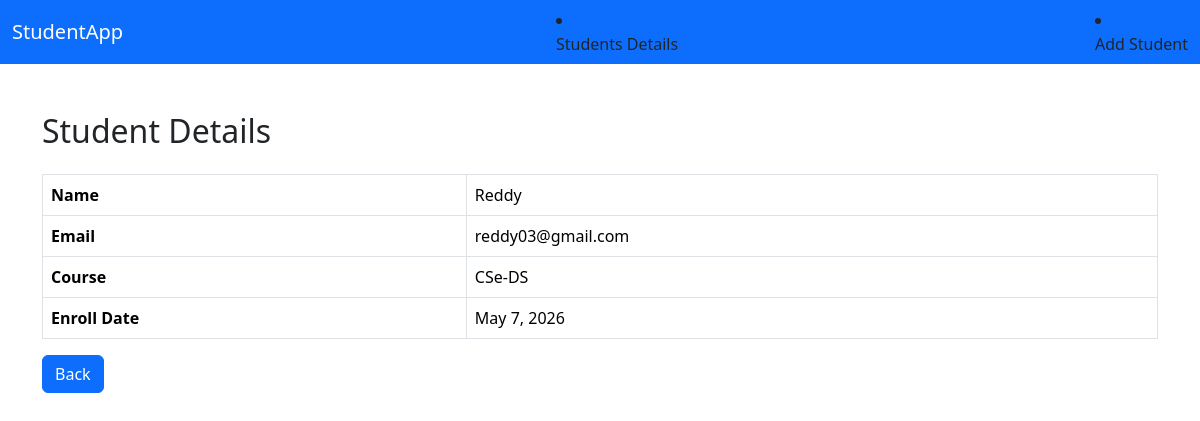
/details/7/, run on the app's committed database.
### student_CRUD/models.py (models this page shows, shortened)
class StudentDetail(models.Model):
    name=models.CharField(max_length=100)
    email=models.CharField(max_length=100,unique=True)
    course=models.CharField(max_length=50)
    enroll_date=models.DateField()

### student_CRUD/views.py (the view)
# urls.py: path("details/<int:id>/", views.details, name='details'),
def details(request, id):
    student = get_object_or_404(StudentDetail, id=id)
    return render(request, "view_details.html", {
        "student": student
    })

### student_CRUD/templates/view_details.html (shortened to what this page needs)
{% extends "master.html" %}
{% block content %}
<div class="container mt-5">
    <h2 class="mb-4">Student Details</h2>
    <table class="table table-bordered">
        <tr>
            <th>Name</th>
            <td>{{ student.name }}</td>
        </tr>
        <tr>
            <th>Email</th>
            <td>{{ student.email }}</td>
        </tr>
        <tr>
            <th>Course</th>
            <td>{{ student.course }}</td>
        </tr>
        <tr>
            <th>Enroll Date</th>
            <td>{{ student.enroll_date }}</td>
        </tr>
    </table>
    <a href="{% url 'homepage' %}" class="btn btn-primary">
        Back
    </a>
</div>
{% endblock content %}

### data on the page
StudentDetail: name "Reddy", email "reddy03@gmail.com", course "CSe-DS", enroll_date "May 7, 2026"
